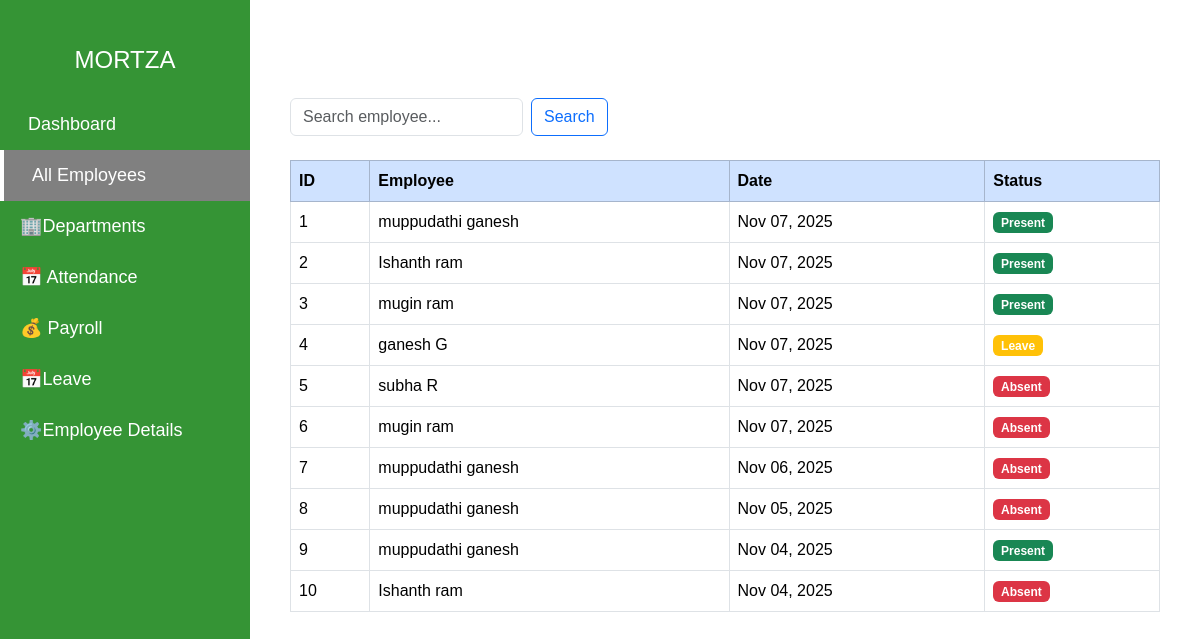
The app's page /attendance/ (signed in), older data.
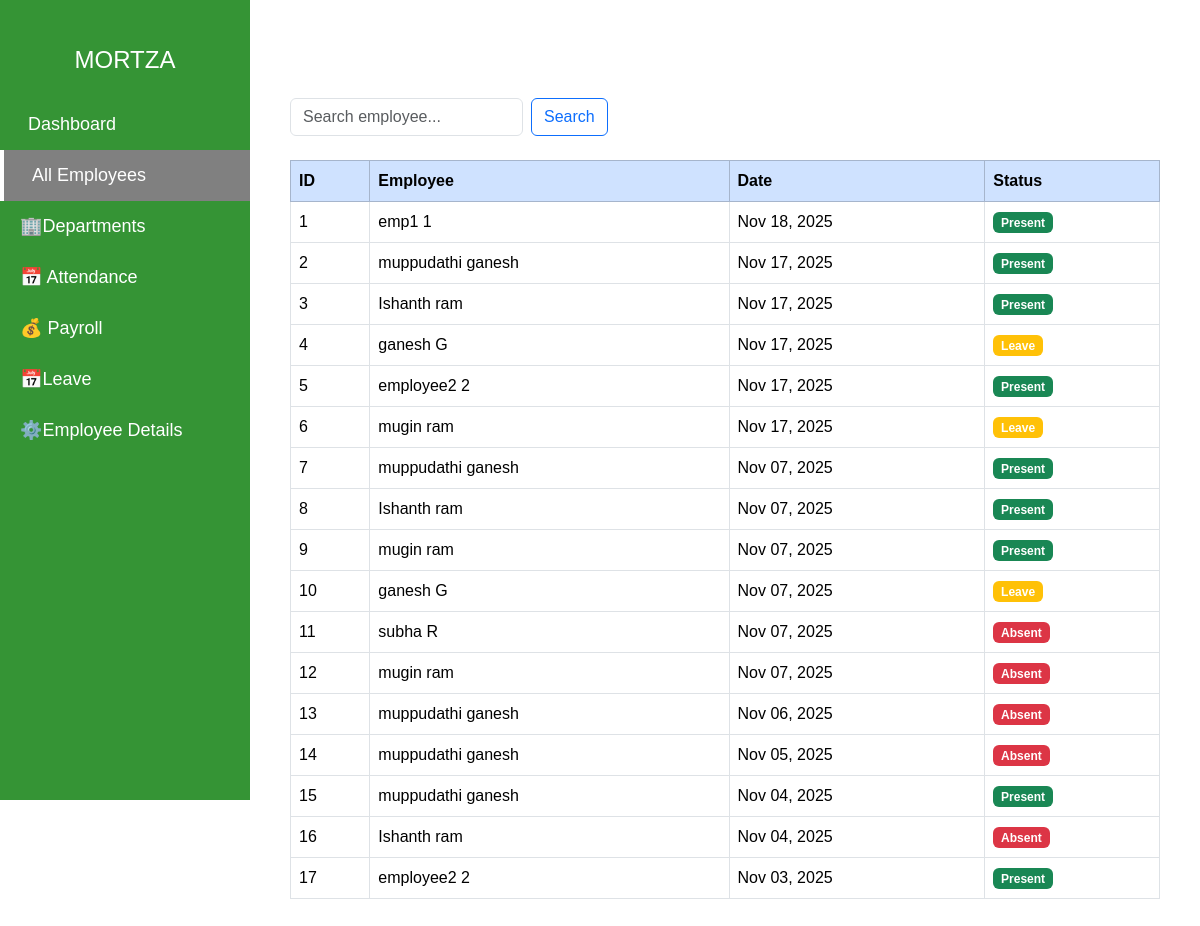
The same page, newer data.
### employees/models.py (models this page shows, shortened)
class Attendance(models.Model):
    employee = models.ForeignKey(Employee, on_delete=models.CASCADE)
    date = models.DateField()
    status = models.CharField(max_length=10, choices=[('Present', 'Present'), ('Absent', 'Absent')])

class Employee(models.Model):
    user = models.OneToOneField(User, on_delete=models.CASCADE, null=True, blank=True)
    emp_id = models.CharField(max_length=20, unique=True)
    first_name = models.CharField(max_length=100)
    last_name = models.CharField(max_length=100, blank=True)
    email = models.EmailField(unique=True)
    phone = models.CharField(max_length=20)
    department = models.ForeignKey(Department, on_delete=models.CASCADE)
    designation = models.ForeignKey(Designation, on_delete=models.CASCADE)
    date_joined = models.DateField()
    address = models.TextField(blank=True)

### employees/views.py (the view)
# urls.py: path('attendance/', views.attendance_list, name='attendance_list'),
@login_required
def attendance_list(request):
    attendance = Attendance.objects.select_related('employee').all().order_by('-date')
    employees = Employee.objects.all()
    q = request.GET.get("q", "")
    if q:
        attendance = attendance.filter(employee__first_name__icontains=q)
    return render(request, "employees/attendance_list.html", {
        "attendance": attendance,
        "employees": employees
    })

### employees/templates/employees/attendance_list.html (shortened to what this page needs)
{% load static %}
<!DOCTYPE html>
<html lang="en">
<head>
<link href="https://cdn.jsdelivr.net/npm/fullcalendar@6.1.8/main.min.css" rel="stylesheet">
  <link href="https://cdn.jsdelivr.net/npm/bootstrap@5.3.3/dist/css/bootstrap.min.css" rel="stylesheet">
</head>
<body>
  <div class="sidebar" id="sidebar">
   <div class="position-relative mb-4 px-3 pt-3">
  <h4 class="m-0 text-center">MORTZA</h4>
</div>
     {% if request.user.is_superuser %}
    <a href="{% url 'dashboard' %}" ><i class="bi bi-speedometer2 me-2"></i>Dashboard</a>
    <a href="{% url 'employee_list' %}" class="active"><i class="bi bi-people me-2"></i>All Employees</a>
     <a href="{% url 'view_departments' %}" >🏢Departments</a>
      <a href="{% url 'attendance_list' %}">📅 Attendance</a>
    <a href="{% url 'payroll_list' %}">💰 Payroll</a>
    <a href="{% url 'leave_list' %}">📅Leave</a>
     <a href="{% url 'employee_detail' %}">⚙️Employee Details </a>
  </div>
    {% else %}
     <a href="{% url 'employee_dashboard' %}" >Dashboard</a>
    <a href="{% url 'employee_list' %}" class="active">All Employees</a>
     <a href="{% url 'view_departments' %}" >🏢Departments</a>
      <a href="{% url 'attendance_list' %}">📅 Attendance</a>
    <a href="{% url 'payroll_list' %}">💰 Payroll</a>
    <a href="{% url 'leave_list' %}">📅Leave</a>
     <a href="{% url 'employee_detail' %}">⚙️Employee Details </a>
     {% endif %}
 </div>
  <div class="main-content">
    <h3 class="mb-4">Employee Attendance Records</h3>
    <div class="d-flex justify-content-between mb-3 flex-wrap">
      <form method="get" class="d-flex mb-2">
        <input type="text" name="q" class="form-control" placeholder="Search employee...">
        <button type="submit" class="btn btn-outline-primary ms-2">Search</button>
      </form>
    </div>
    <table class="table table-bordered table-hover ">
      <thead class="table-primary">
        <tr>
          <th>ID</th>
          <th>Employee</th>
          <th>Date</th>
          <th>Status</th>
        </tr>
      </thead>
      <tbody>
        {% for record in attendance %}
        <tr>
          <td>{{ forloop.counter }}</td>
          <td>{{ record.employee.first_name }} {{ record.employee.last_name }}</td>
          <td>{{ record.date|date:"M d, Y" }}</td>
          <td>
            <span class="badge {% if record.status == 'Present' %}bg-success{% elif record.status == 'Leave' %}bg-warning{% else %}bg-danger{% endif %}">
              {{ record.status }}
            </span>
          </td>
        </tr>
        {% empty %}
        <tr>
          <td colspan="4" class="text-muted">No attendance records found</td>
        </tr>
        {% endfor %}
      </tbody>
    </table>
  </div>
</body>
</html>

Row changes from the older to the newer data that the page shows:
added Attendance: employee.first_name "emp1", employee.last_name "1", date "Nov 18, 2025", status "Present"
added Attendance: employee.first_name "muppudathi", employee.last_name "ganesh", date "Nov 17, 2025", status "Present"
added Attendance: employee.first_name "Ishanth", employee.last_name "ram", date "Nov 17, 2025", status "Present"
added Attendance: employee.first_name "ganesh", employee.last_name "G", date "Nov 17, 2025", status "Leave"
added Attendance: employee.first_name "employee2", employee.last_name "2", date "Nov 17, 2025", status "Present"
added Attendance: employee.first_name "mugin", employee.last_name "ram", date "Nov 17, 2025", status "Leave"
added Attendance: employee.first_name "employee2", employee.last_name "2", date "Nov 03, 2025", status "Present"
